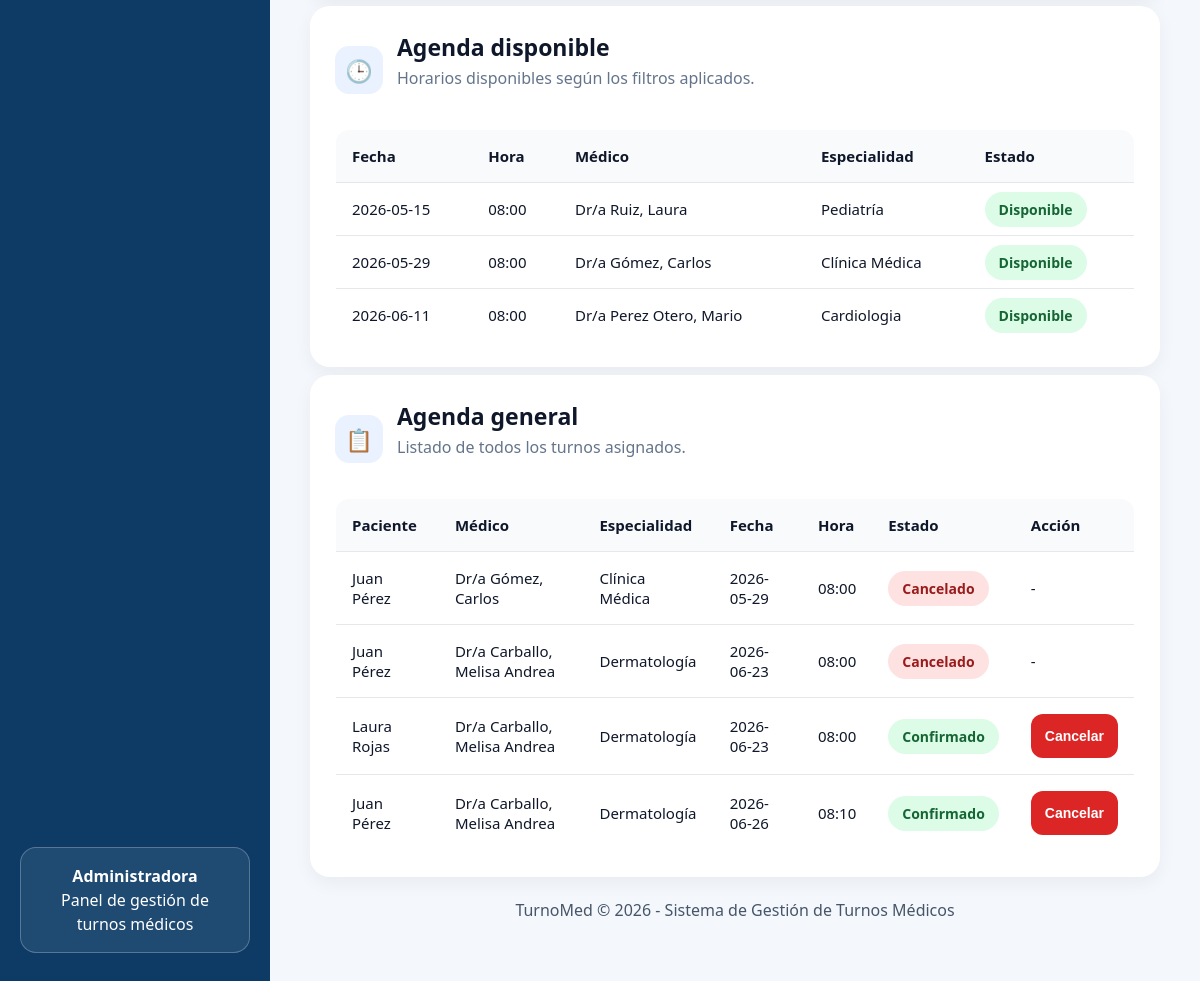
Page /admin (signed in, lower part) on the earlier database version.
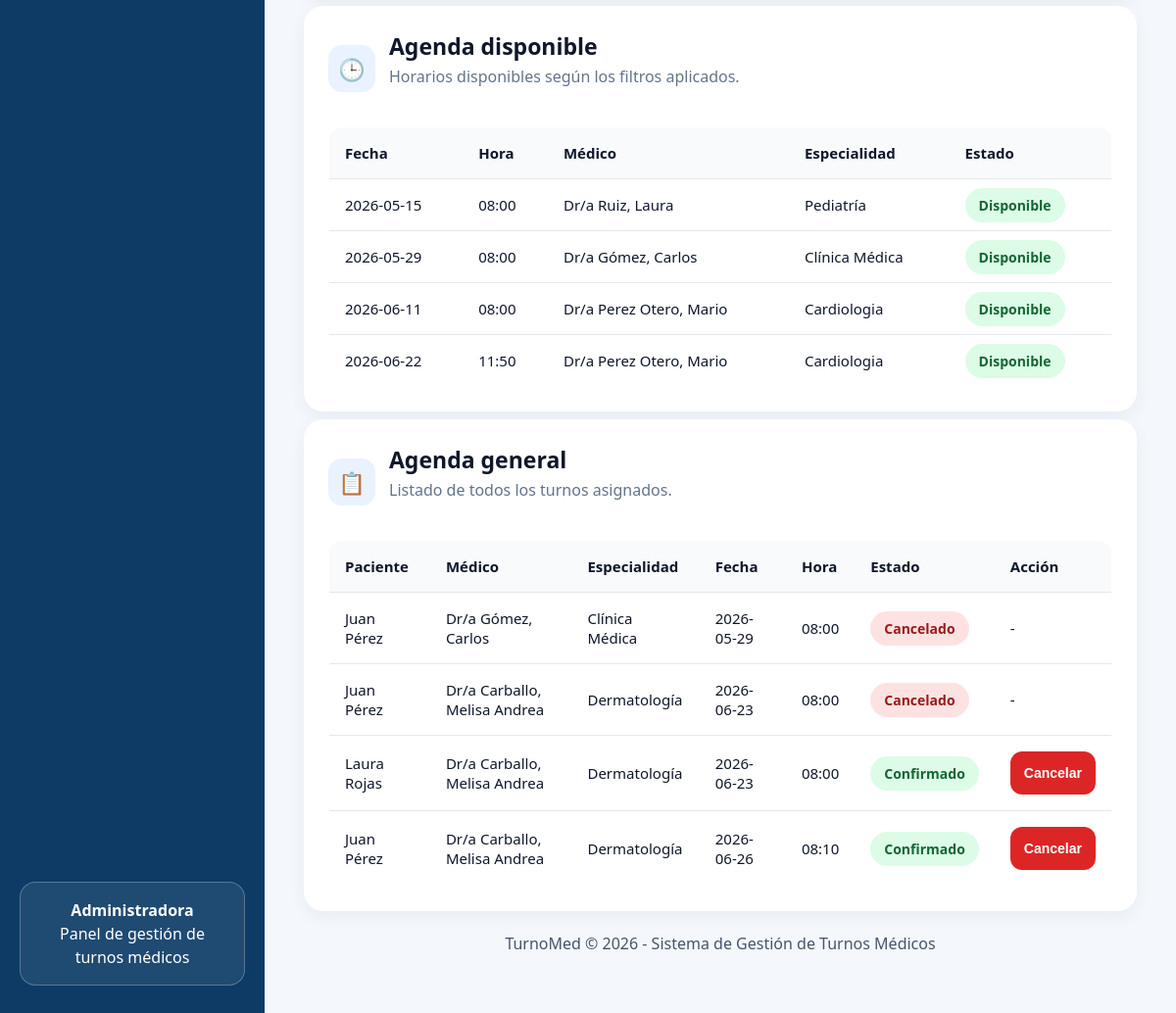
Same page on the later database version.
### tables this page shows
CREATE TABLE horarios (
            id_horario INTEGER PRIMARY KEY AUTOINCREMENT,
            id_medico INTEGER NOT NULL,
            especialidad TEXT NOT NULL,
            fecha TEXT NOT NULL,
            hora TEXT NOT NULL,
            ocupado INTEGER NOT NULL DEFAULT 0,
            FOREIGN KEY (id_medico) REFERENCES medicos(id_medico)
        );

CREATE TABLE medicos (
            id_medico INTEGER PRIMARY KEY AUTOINCREMENT,
            nombre TEXT NOT NULL,
            apellido TEXT NOT NULL,
            especialidad TEXT NOT NULL,
            email TEXT,
            telefono TEXT,
            foto TEXT,
            activo INTEGER DEFAULT 1
        );

CREATE TABLE turnos (
            id INTEGER PRIMARY KEY AUTOINCREMENT,
            id_paciente INTEGER NOT NULL,
            id_horario INTEGER NOT NULL,
            id_medico INTEGER NOT NULL,
            paciente TEXT NOT NULL,
            especialidad TEXT NOT NULL,
            fecha TEXT NOT NULL,
            hora TEXT NOT NULL,
            estado TEXT NOT NULL DEFAULT 'Confirmado',
            llamado INTEGER NOT NULL DEFAULT 0,
            FOREIGN KEY (id_paciente) REFERENCES usuarios(id_usuario),
            FOREIGN KEY (id_horario) REFERENCES horarios(id_horario),
            FOREIGN KEY (id_medico) REFERENCES medicos(id_medico)
        );

### app.py (the view)
@app.route("/admin")
@login_required
def admin():
    if current_user.rol != "admin":
        flash("No tenés permiso para ingresar al panel de administración.")
        return redirect(url_for("login"))
    filtro_especialidad = request.args.get("especialidad", "")
    filtro_medico = request.args.get("id_medico", "")
    busqueda_paciente = request.args.get("buscar_paciente", "")
    horarios = obtener_horarios_filtrados(
        filtro_especialidad if filtro_especialidad else None,
        filtro_medico if filtro_medico else None
    )
    return render_template(
        "admin.html",
        usuario=current_user,
        pacientes=obtener_pacientes(busqueda_paciente),
        busqueda_paciente=busqueda_paciente,
        medicos=obtener_medicos(),
        especialidades=obtener_especialidades(),
        horarios=horarios,
        turnos=obtener_turnos(),
        filtro_especialidad=filtro_especialidad,
        filtro_medico=filtro_medico
    )

### app.py (called while the page is built)
def get_conn():
    os.makedirs("database", exist_ok=True)
    conn = sqlite3.connect(DB_PATH)
    conn.row_factory = sqlite3.Row
    return conn

@login_manager.user_loader
def load_user(user_id):
    conn = get_conn()
    usuario = conn.execute(
        "SELECT * FROM usuarios WHERE id_usuario = ?",
        (user_id,)
    ).fetchone()
    conn.close()
    if usuario:
        return User(usuario)
    return None

def obtener_medicos():
    conn = get_conn()
    medicos = conn.execute("""
        SELECT * FROM medicos
        WHERE activo = 1
        ORDER BY especialidad, apellido, nombre
    """).fetchall()
    conn.close()
    return medicos

def obtener_especialidades():
    conn = get_conn()
    especialidades = conn.execute("""
        SELECT DISTINCT especialidad
        FROM medicos
        WHERE activo = 1
        ORDER BY especialidad
    """).fetchall()
    conn.close()
    return especialidades

### templates/admin.html (shortened to what the changed rows need)
<!DOCTYPE html>
<html lang="es">
<head>
    <link rel="stylesheet" href="{{ url_for('static', filename='estilos.css') }}">
</head>
<body>
<div class="layout">
    <main class="content">
        <section class="card table-card" id="agenda-disponible">
            <div class="card-title">
                <div>
                    <h2>Agenda disponible</h2>
                </div>
            </div>
            <table>
                <thead>
                    <tr>
                        <th>Fecha</th>
                        <th>Hora</th>
                        <th>Médico</th>
                        <th>Especialidad</th>
                        <th>Estado</th>
                    </tr>
                </thead>
                <tbody>
                    {% if horarios %}
                        {% for horario in horarios %}
                            <tr>
                                <td>{{ horario.fecha }}</td>
                                <td>{{ horario.hora }}</td>
                                <td>
                                    Dr/a {{ horario.medico_apellido }}, {{ horario.medico_nombre }}
                                </td>
                                <td>{{ horario.especialidad }}</td>
                                <td>
                                    <span class="estado">Disponible</span>
                                </td>
                            </tr>
                        {% endfor %}
                    {% endif %}
                </tbody>
            </table>
        </section>
        <section class="card table-card" id="agenda">
            <div class="card-title">
                <div>
                    <h2>Agenda general</h2>
                </div>
            </div>
            <table>
                <thead>
                    <tr>
                        <th>Paciente</th>
                        <th>Médico</th>
                        <th>Especialidad</th>
                        <th>Fecha</th>
                        <th>Hora</th>
                        <th>Estado</th>
                        <th>Acción</th>
                    </tr>
                </thead>
                <tbody>
                    {% if turnos %}
                        {% for turno in turnos %}
                            <tr>
                                <td>{{ turno.paciente }}</td>
                                <td>
                                    Dr/a {{ turno.medico_apellido }}, {{ turno.medico_nombre }}
                                </td>
                                <td>{{ turno.especialidad }}</td>
                                <td>{{ turno.fecha }}</td>
                                <td>{{ turno.hora }}</td>
                                <td>
                                    {% if turno.estado == "Cancelado" %}
                                        <span class="estado-cancelado">Cancelado</span>
                                    {% else %}
                                        <span class="estado">Confirmado</span>
                                    {% endif %}
                                </td>
                                <td>
                                    {% if turno.estado != "Cancelado" %}
                                        <form method="POST"
                                              action="/cancelar_turno/{{ turno.id }}"
                                              onsubmit="return confirm('¿Está seguro que desea cancelar este turno?');">
                                            <button type="submit" class="btn-danger">
                                                Cancelar
                                            </button>
                                        </form>
                                    {% else %}
                                        -
                                    {% endif %}
                                </td>
                            </tr>
                        {% endfor %}
                    {% endif %}
                </tbody>
            </table>
        </section>
    </main>
</div>
</body>
</html>

Differences in the rows shown:
added horarios: fecha "2026-06-22", hora "11:50", medico_apellido "Perez Otero", medico_nombre "Mario", especialidad "Cardiologia"
